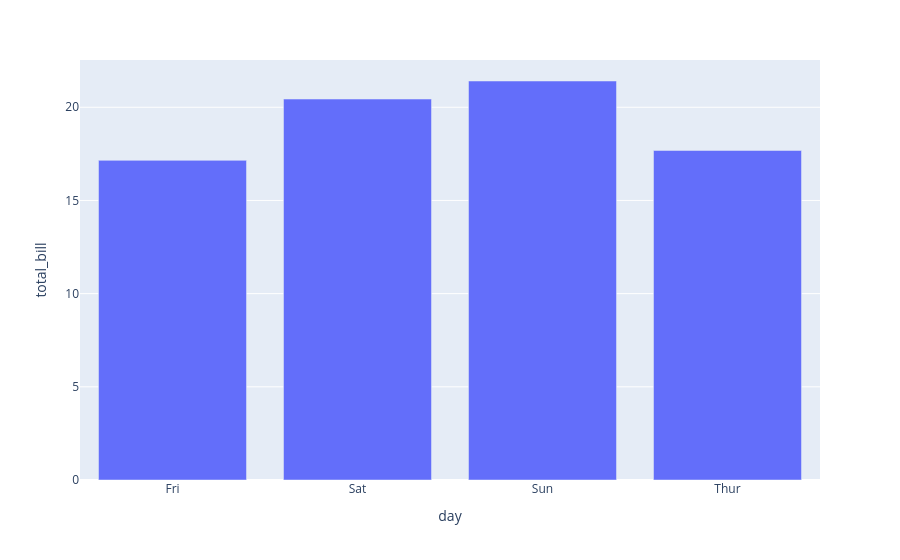

Notebook code cell kept with this figure:
### Code cell
px.bar(df_agrupado_pelo_dia, x= 'day', y=('total_bill'))

### Figure 1 — Plotly figure (JSON) as saved in the notebook; plotly's stock layout.template omitted (floating-point values rounded to 4 significant figures)
{"data": [{"hovertemplate": "day=%{x}<br>total_bill=%{y}<extra></extra>", "legendgroup": "", "marker": {"color": "#636efa", "pattern": {"shape": ""}}, "name": "", "orientation": "v", "showlegend": false, "textposition": "auto", "type": "bar", "x": ["Fri", "Sat", "Sun", "Thur"], "xaxis": "x", "y": [17.15, 20.44, 21.41, 17.68], "yaxis": "y"}], "layout": {"barmode": "relative", "legend": {"tracegroupgap": 0}, "margin": {"t": 60}, "xaxis": {"anchor": "y", "domain": [0, 1], "title": {"text": "day"}}, "yaxis": {"anchor": "x", "domain": [0, 1], "title": {"text": "total_bill"}}}}
